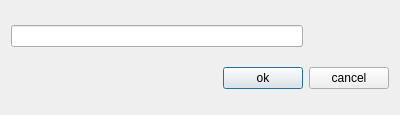
<?xml version="1.0" encoding="UTF-8"?>
<ui version="4.0">
 <class>Dialog</class>
 <widget class="QDialog" name="Dialog">
  <property name="geometry">
   <rect>
    <x>0</x>
    <y>0</y>
    <width>400</width>
    <height>115</height>
   </rect>
  </property>
  <property name="windowTitle">
   <string>Dialog</string>
  </property>
  <layout class="QGridLayout" name="gridLayout">
   <item row="0" column="0" colspan="2">
    <widget class="QLineEdit" name="lineEdit">
     <property name="inputMask">
      <string/>
     </property>
     <property name="text">
      <string/>
     </property>
    </widget>
   </item>
   <item row="1" column="0">
    <spacer name="horizontalSpacer">
     <property name="orientation">
      <enum>Qt::Horizontal</enum>
     </property>
     <property name="sizeHint" stdset="0">
      <size>
       <width>217</width>
       <height>20</height>
      </size>
     </property>
    </spacer>
   </item>
   <item row="1" column="1">
    <widget class="QPushButton" name="pushButton">
     <property name="text">
      <string>ok</string>
     </property>
    </widget>
   </item>
   <item row="1" column="2">
    <widget class="QPushButton" name="pushButton_2">
     <property name="text">
      <string>cancel</string>
     </property>
    </widget>
   </item>
  </layout>
 </widget>
 <resources/>
 <connections>
  <connection>
   <sender>pushButton_2</sender>
   <signal>clicked()</signal>
   <receiver>Dialog</receiver>
   <slot>reject()</slot>
   <hints>
    <hint type="sourcelabel">
     <x>354</x>
     <y>75</y>
    </hint>
    <hint type="destinationlabel">
     <x>333</x>
     <y>28</y>
    </hint>
   </hints>
  </connection>
 </connections>
</ui>
